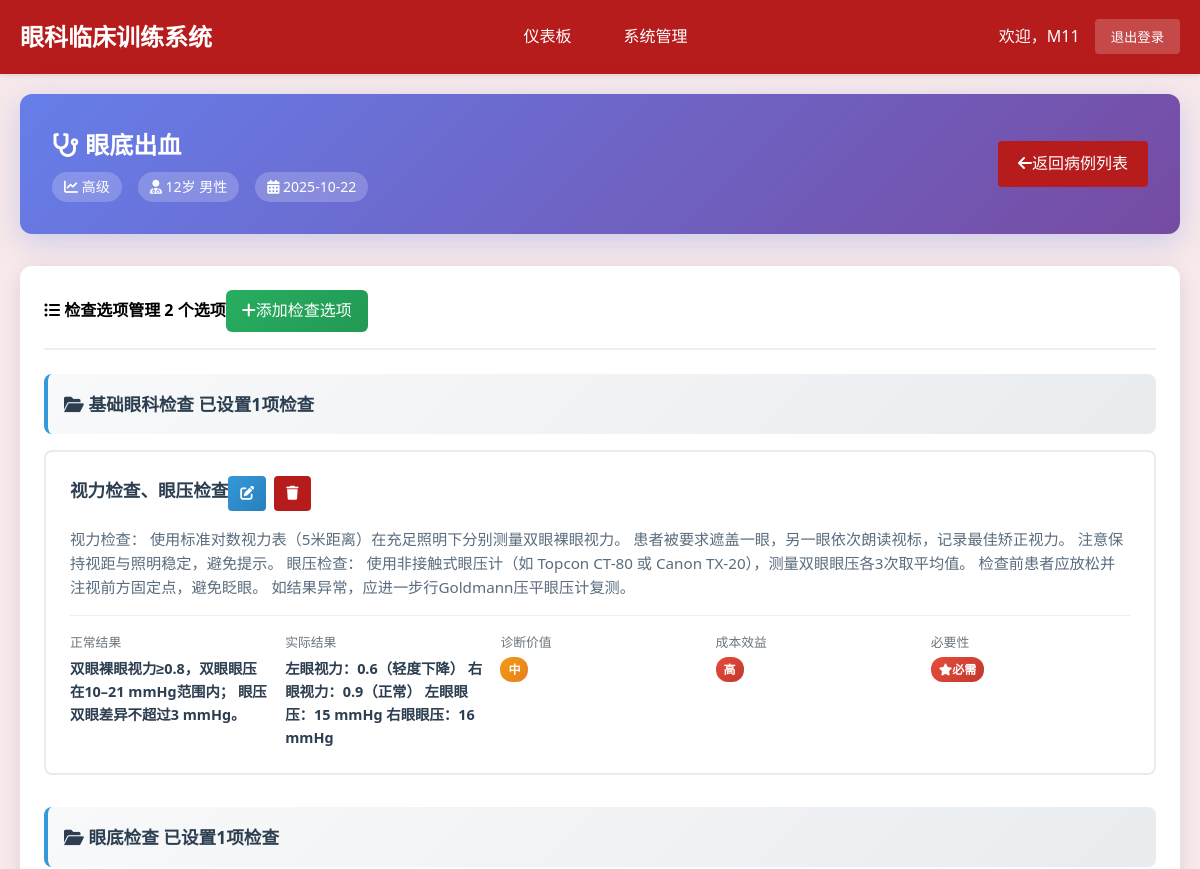
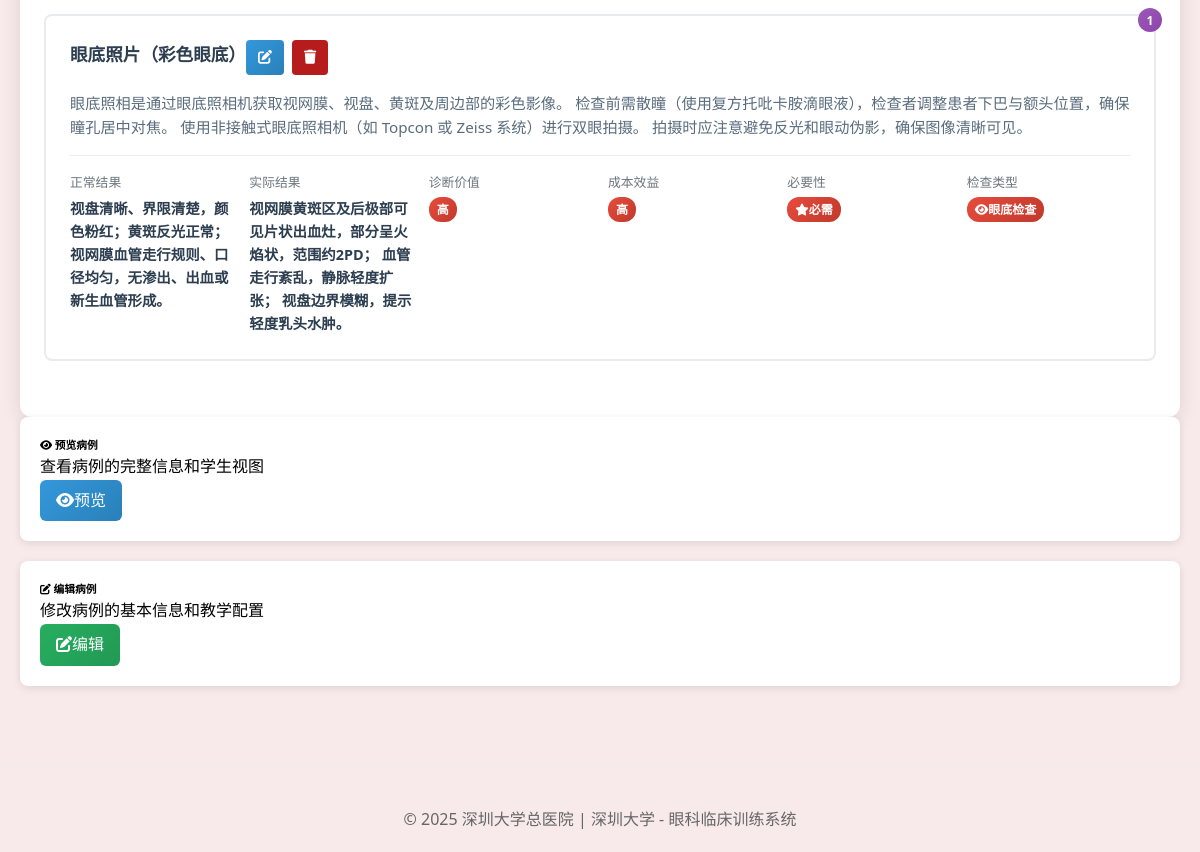
Page /teacher/clinical-cases/CC52E72C39/examinations/ (signed in) on the earlier database version (2 pictures, top to bottom).
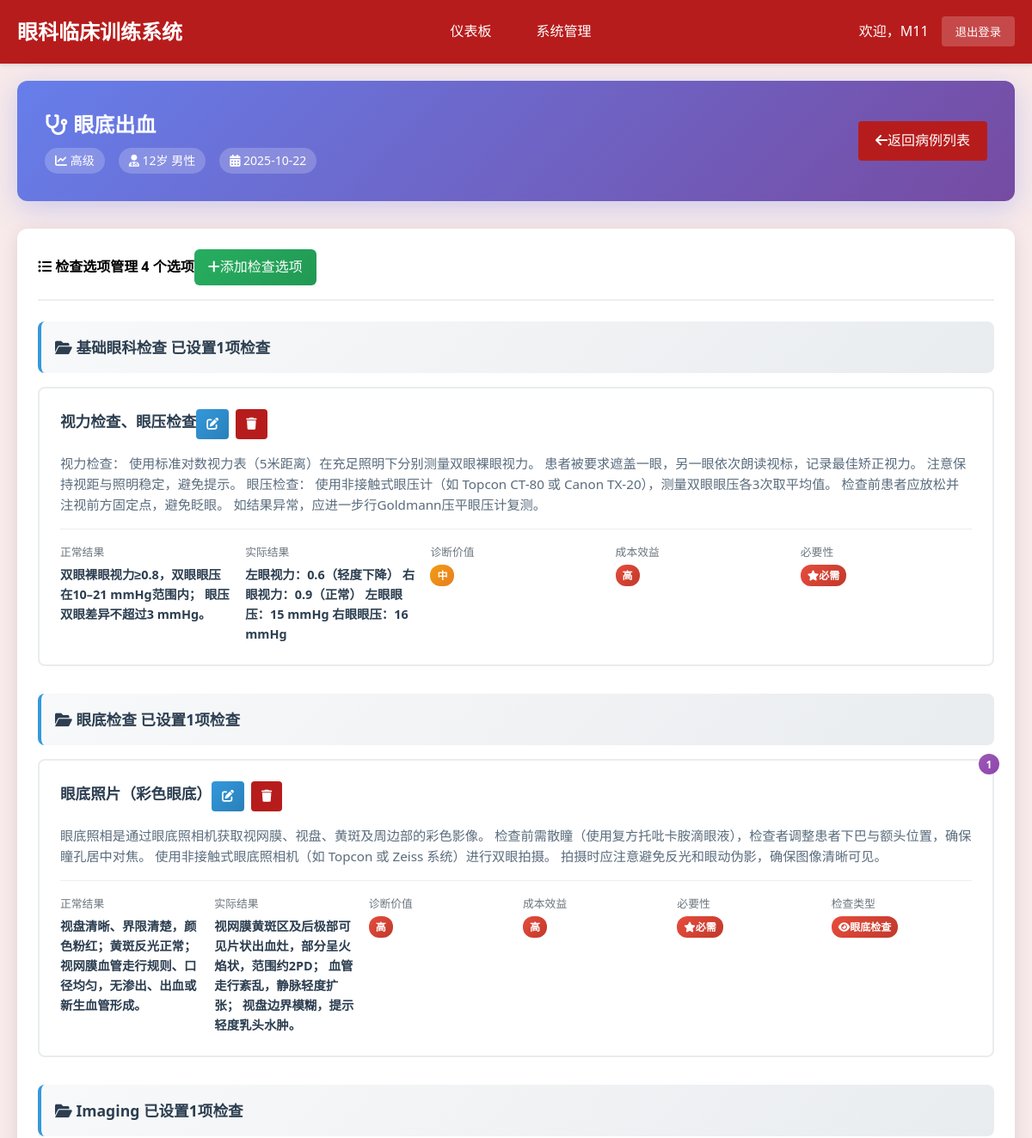
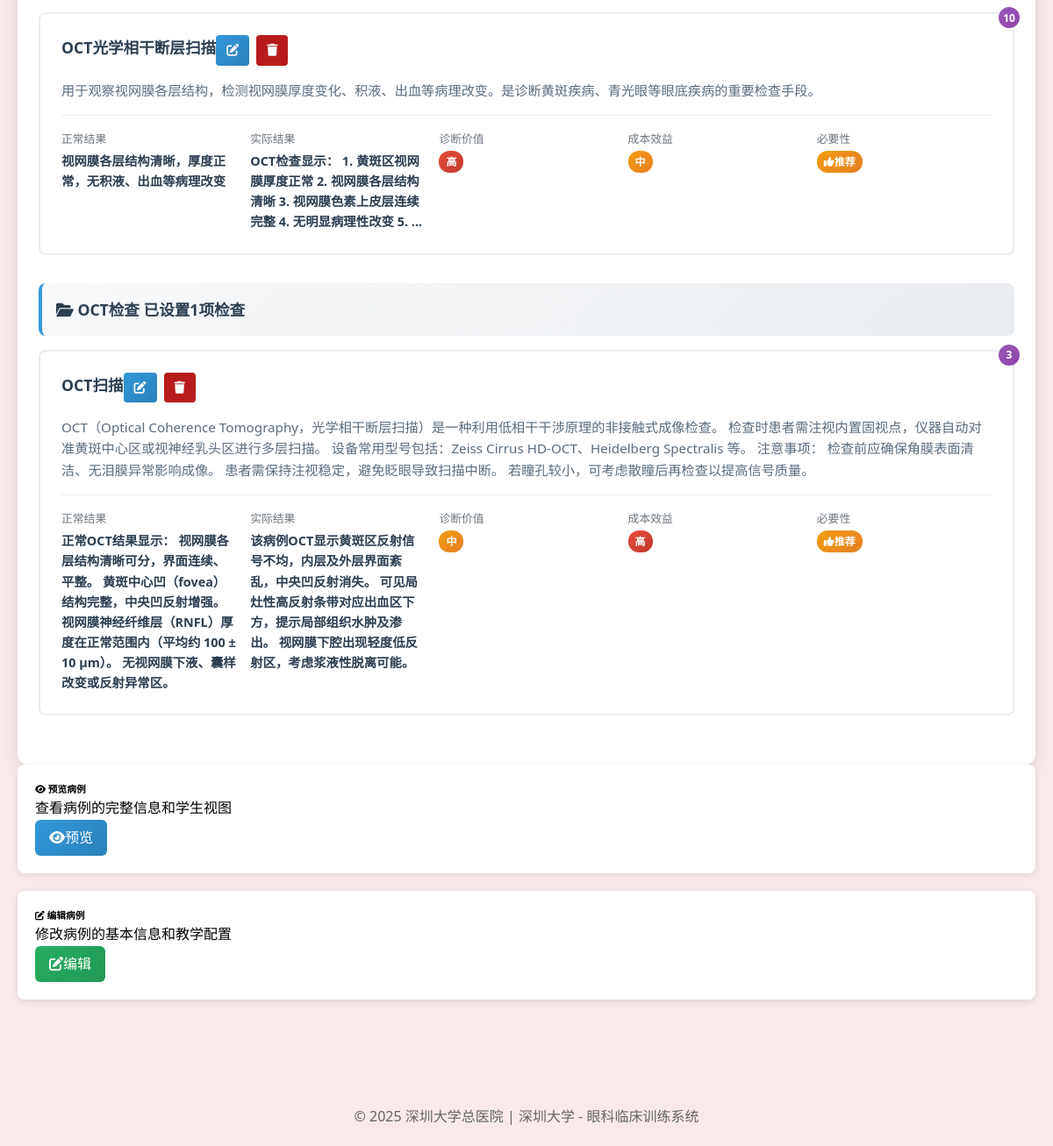
Same page on the later database version (2 pictures, top to bottom).
### cases/models.py (models this page shows, shortened)
class ExaminationOption(models.Model):
    clinical_case = models.ForeignKey(ClinicalCase, on_delete=models.CASCADE, related_name='examination_options', verbose_name="关联案例")
    examination_type = models.CharField(
        max_length=50,
        choices=[
            ('basic', '基础检查'),
            ('imaging', '影像检查'),
            ('laboratory', '实验室检查'),
            ('special', '特殊检查'),
            ('fundus', '眼底检查')  # 新增眼底检查类型
        ],
        verbose_name="检查类型"
    )
    examination_name = models.CharField(max_length=100, verbose_name="检查名称")
    examination_description = models.TextField(verbose_name="检查描述")
    normal_result = models.TextField(verbose_name="正常结果描述")
    abnormal_result = models.TextField(blank=True, verbose_name="异常结果描述")
    actual_result = models.TextField(verbose_name="实际检查结果")
    diagnostic_value = models.IntegerField(
        choices=[(1, '低'), (2, '中'), (3, '高')],
        default=2,
        verbose_name="诊断价值"
    )
    cost_effectiveness = models.IntegerField(
        choices=[(1, '低'), (2, '中'), (3, '高')],
        default=2,
        verbose_name="成本效益"
    )
    result_images = models.JSONField(blank=True, null=True, verbose_name="结果图片")
    is_required = models.BooleanField(default=False, verbose_name="是否必选检查",
                                    help_text="必选检查项必须被选择才能进入下一步")
    is_multiple_choice = models.BooleanField(default=False, verbose_name="是否允许多选")
    selection_group = models.CharField(max_length=50, blank=True, verbose_name="选择组",
                                     help_text="同组内的检查项可以一起选择")
    is_fundus_exam = models.BooleanField(default=False, verbose_name="是否眼底检查")
    fundus_reminder_text = models.CharField(
        max_length=200,
        default="请移步旁边进行观察",
        verbose_name="眼底检查提示文字"
    )
    left_eye_vision = models.CharField(max_length=10, blank=True, verbose_name="左眼视力",
                                     help_text="如：0.8, 1.0")
    right_eye_vision = models.CharField(max_length=10, blank=True, verbose_name="右眼视力",
                                      help_text="如：0.8, 1.0")
    left_eye_pressure = models.DecimalField(max_digits=4, decimal_places=1, blank=True, null=True,
                                          verbose_name="左眼眼压 (mmHg)", help_text="正常范围：10-21")
    right_eye_pressure = models.DecimalField(max_digits=4, decimal_places=1, blank=True, null=True,
                                           verbose_name="右眼眼压 (mmHg)", help_text="正常范围：10-21")
    left_eye_image = models.ImageField(upload_to='examination_images/', blank=True, null=True,
                                     verbose_name="左眼检查图片", help_text="OCT或眼底照相的左眼图片")
    right_eye_image = models.ImageField(upload_to='examination_images/', blank=True, null=True,
                                      verbose_name="右眼检查图片", help_text="OCT或眼底照相的右眼图片")
    is_oct_exam = models.BooleanField(default=False, verbose_name="是否OCT检查")
    oct_report_text = models.TextField(blank=True, verbose_name="OCT报告文字描述",
                                     help_text="OCT检查的详细文字报告")
    oct_measurement_data = models.JSONField(blank=True, null=True, verbose_name="OCT测量数据",
                                          help_text="OCT的各项测量数据，如RNFL厚度等")
    image_display_mode = models.CharField(
        max_length=20,
        choices=[
            ('single', '单张显示'),
            ('comparison', '对比显示'),
            ('sequence', '序列显示'),
            ('overlay', '叠加显示')
        ],
        default='single',
        verbose_name="图像显示模式"
    )
    image_annotations = models.JSONField(blank=True, null=True, verbose_name="图像标注",
                                       help_text="图像上的标注信息，包含坐标和说明文字")
    image_findings = models.TextField(blank=True, verbose_name="图像所见",
                                    help_text="图像中可以观察到的病理改变")
    additional_images = models.JSONField(blank=True, null=True, verbose_name="附加图像",
                                       help_text="除左右眼主要图像外的其他相关图像")
    is_recommended = models.BooleanField(default=False, verbose_name="是否推荐检查")
    display_order = models.IntegerField(default=0, verbose_name="显示顺序")
    class Meta:
        verbose_name = "检查选项"
        verbose_name_plural = "检查选项"
        ordering = ['display_order', 'examination_type']

### cases/views.py (the view)
# urls.py: path('teacher/clinical-cases/<str:case_id>/examinations/', views.teacher_examination_options, name='teacher_examination_options'),
@login_required
@user_passes_test(is_teacher, login_url='login')
def teacher_examination_options(request, case_id):
    case = get_object_or_404(ClinicalCase, case_id=case_id)
    examinations = ExaminationOption.objects.filter(clinical_case=case).order_by('examination_type', 'display_order')
    context = {
        'case': case,
        'examinations': examinations,
    }
    return render(request, 'teacher/examination_options.html', context)

### cases/views.py (called while the page is built)
def is_teacher(user):
    return user.groups.filter(name='Teachers').exists() or user.is_superuser

### cases/templates/teacher/examination_options.html (shortened to what the changed rows need)
{% extends "base.html" %}
{% block content %}
<div class="container-fluid">
    <div class="case-header">
        <div class="case-info">
            <div>
                <h2 class="case-title">
                    <i class="fas fa-stethoscope me-2"></i>
                    {{ case.title }}
                </h2>
            </div>
        </div>
    </div>
    <div class="examinations-container">
        <div class="section-header">
            <h4 class="mb-0">
                <i class="fas fa-list-ul text-primary me-2"></i>
                检查选项管理
                <span class="badge bg-primary ms-2">{{ examinations.count }} 个选项</span>
            </h4>
        </div>
        {% if examinations %}
            {% regroup examinations by examination_type as examinations_by_type %}
            {% for exam_type_group in examinations_by_type %}
                <div class="exam-type-group">
                    <div class="exam-type-header">
                        <h5 class="exam-type-title">
                            <i class="fas fa-folder-open me-2"></i>
                            {% if exam_type_group.grouper == 'basic' %}
                                基础眼科检查
                            {% elif exam_type_group.grouper == 'oct' %}
                                OCT检查
                            {% elif exam_type_group.grouper == 'fundus' %}
                                眼底检查
                            {% else %}
                                {{ exam_type_group.grouper|capfirst }}
                            {% endif %}
                            <span class="badge bg-primary ms-2">已设置{{ exam_type_group.list|length }}项检查</span>
                        </h5>
                    </div>
                    {% for examination in exam_type_group.list %}
                        <div class="exam-card">
                            {% if examination.display_order %}
                                <div class="order-badge">{{ examination.display_order }}</div>
                            {% endif %}
                            <div class="exam-header">
                                <h6 class="exam-name">{{ examination.examination_name }}</h6>
                                <div class="exam-actions">
                                    <a href="{% url 'teacher_examination_edit' examination.id %}"
                                       class="btn btn-primary-custom btn-sm-custom"
                                       title="编辑">
                                        <i class="fas fa-edit"></i>
                                    </a>
                                    <a href="{% url 'teacher_examination_delete' examination.id %}"
                                       class="btn btn-danger btn-sm-custom"
                                       title="删除"
                                       onclick="return confirm('确认删除此检查选项吗？')">
                                        <i class="fas fa-trash"></i>
                                    </a>
                                </div>
                            </div>
                            <div class="exam-content">
                                <div class="exam-description">
                                    {{ examination.examination_description|truncatewords:30 }}
                                </div>
                                <div class="exam-meta">
                                    <div class="meta-item">
                                        <div class="meta-label">正常结果</div>
                                        <div class="meta-value">{{ examination.normal_result|truncatewords:10 }}</div>
                                    </div>
                                    <div class="meta-item">
                                        <div class="meta-label">实际结果</div>
                                        <div class="meta-value">{{ examination.actual_result|truncatewords:10 }}</div>
                                    </div>
                                    <div class="meta-item">
                                        <div class="meta-label">诊断价值</div>
                                        <div class="meta-value">
                                            {% if examination.diagnostic_value == 1 %}
                                                <span class="badge-risk badge-risk-low">低</span>
                                            {% elif examination.diagnostic_value == 2 %}
                                                <span class="badge-risk badge-risk-medium">中</span>
                                            {% else %}
                                                <span class="badge-risk badge-risk-high">高</span>
                                            {% endif %}
                                        </div>
                                    </div>
                                    <div class="meta-item">
                                        <div class="meta-label">成本效益</div>
                                        <div class="meta-value">
                                            {% if examination.cost_effectiveness == 1 %}
                                                <span class="badge-risk badge-risk-low">低</span>
                                            {% elif examination.cost_effectiveness == 2 %}
                                                <span class="badge-risk badge-risk-medium">中</span>
                                            {% else %}
                                                <span class="badge-risk badge-risk-high">高</span>
                                            {% endif %}
                                        </div>
                                    </div>
                                    <div class="meta-item">
                                        <div class="meta-label">必要性</div>
                                        <div class="meta-value">
                                            {% if examination.is_required %}
                                                <span class="badge-essential">
                                                    <i class="fas fa-star me-1"></i>必需
                                                </span>
                                            {% elif examination.is_recommended %}
                                                <span class="badge-risk badge-risk-medium">
                                                    <i class="fas fa-thumbs-up me-1"></i>推荐
                                                </span>
                                            {% else %}
                                                <span class="badge-optional">
                                                    <i class="fas fa-circle me-1"></i>可选
                                                </span>
                                            {% endif %}
                                        </div>
                                    </div>
                                    {% if examination.is_fundus_exam %}
                                        <div class="meta-item">
                                            <div class="meta-label">检查类型</div>
                                            <div class="meta-value">
                                                <span class="badge-risk badge-risk-high">
                                                    <i class="fas fa-eye me-1"></i>眼底检查
                                                </span>
                                            </div>
                                        </div>
                                    {% endif %}
                                </div>
                            </div>
                        </div>
                    {% endfor %}
                </div>
            {% endfor %}
        {% endif %}
    </div>
</div>
{% endblock %}

Differences in the rows shown:
added ExaminationOption: grouper "Imaging", display_order "10", examination_name "OCT光学相干断层扫描", examination_description "用于观察视网膜各层结构，检测视网膜厚度变化、积液、出血等病理改变。是诊断黄斑疾病、青光眼等眼底疾病的重要检查手段。", normal_result "视网膜各层结构清晰，厚度正常，无积液、出血等病理改变", actual_result "OCT检查显示： 1. 黄斑区视网膜厚度正常 2. 视网膜各层结构清晰 3. 视网膜色素上皮层连续完整 4. 无明显病理性改变 5. …", diagnostic_value "高", cost_effectiveness "中", is_required False (drawn)
added ExaminationOption: display_order "3", examination_name "OCT扫描", examination_description "OCT（Optical Coherence Tomography，光学相干断层扫描）是一种利用低相干干涉原理的非接触式成像检查。 检查时患者需注视内置固视点，仪器自动对准黄斑中心区或视神经乳头区进行多层扫描。 设备常用型号包括：Zeiss Cirrus HD-OCT、Heidelberg Spectralis 等。 注意事项： 检查前应确保角膜表面清洁、无泪膜异常影响成像。 患者需保持注视稳定，避免眨眼导致扫描中断。 若瞳孔较小，可考虑散瞳后再检查以提高信号质量。", normal_result "正常OCT结果显示： 视网膜各层结构清晰可分，界面连续、平整。 黄斑中心凹（fovea）结构完整，中央凹反射增强。 视网膜神经纤维层（RNFL）厚度在正常范围内（平均约 100 ± 10 μm）。 无视网膜下液、囊样改变或反射异常区。", actual_result "该病例OCT显示黄斑区反射信号不均，内层及外层界面紊乱，中央凹反射消失。 可见局灶性高反射条带对应出血区下方，提示局部组织水肿及渗出。 视网膜下腔出现轻度低反射区，考虑浆液性脱离可能。", diagnostic_value "中", cost_effectiveness "高", is_required False (drawn), shown under "1"
Other differences:
{{ examinations.count }}: "2" → "4"
new list line: "已设置 1 项检查"
new list line: "OCT检查 已设置 1 项检查"
